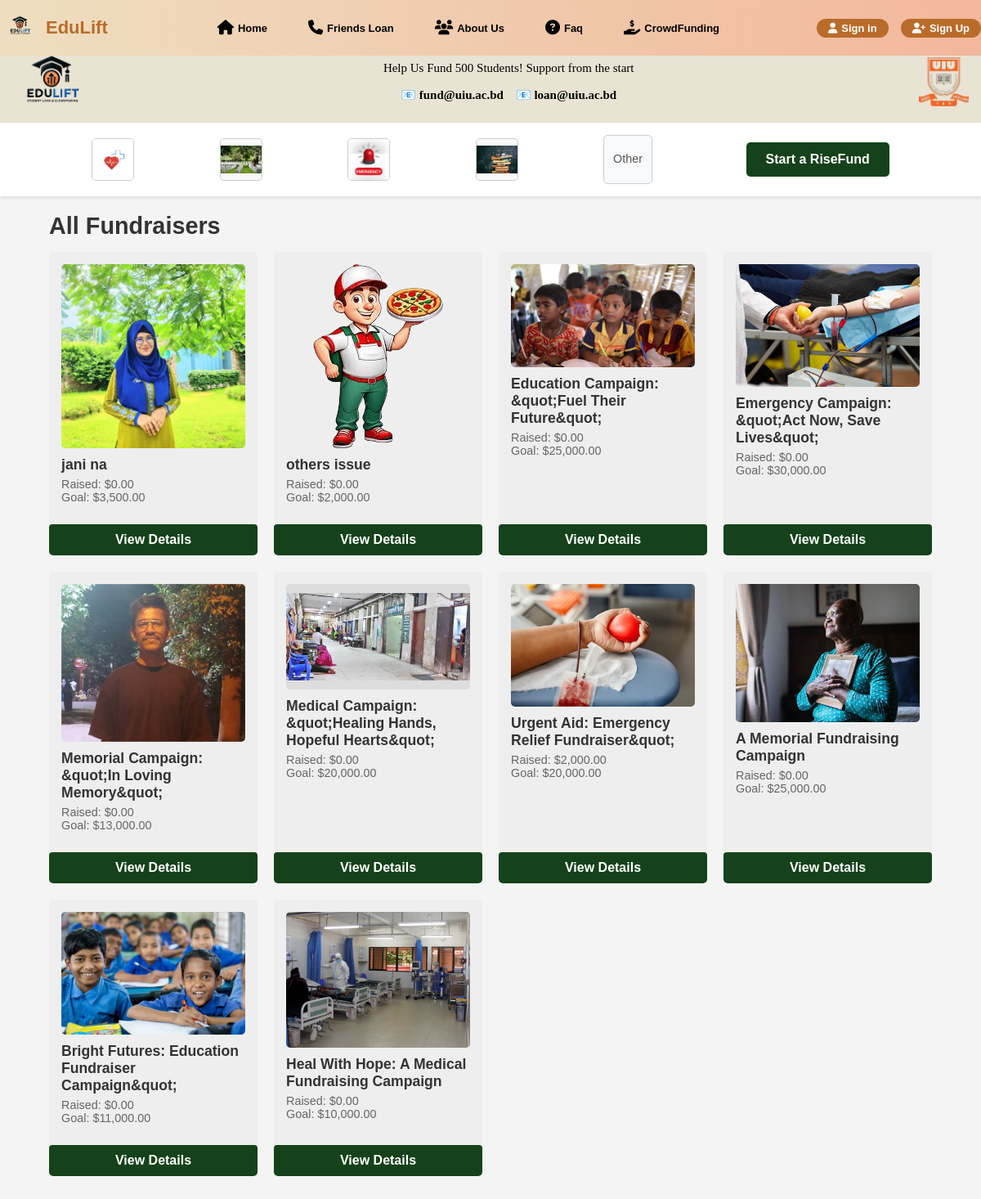
Screenshot of /index1.php with the database file from the repository.
### tables this page shows
CREATE TABLE `fundraisers` (
  `id` int(11) NOT NULL,
  `title` varchar(255) NOT NULL,
  `goal` decimal(10,2) NOT NULL,
  `description` text NOT NULL,
  `category` varchar(100) DEFAULT NULL,
  `image_path` varchar(255) DEFAULT NULL,
  `organizer_name` varchar(255) DEFAULT NULL,
  `organizer_email` varchar(255) DEFAULT NULL,
  `amount_raised` decimal(10,2) DEFAULT 0.00,
  `created_at` timestamp NOT NULL DEFAULT current_timestamp()
);

### index1.php (the view, shortened to what this page needs)
<?php
include 'db_connect.php';
$sql = "SELECT id, title, goal, amount_raised, image_path FROM fundraisers WHERE amount_raised < goal ORDER BY created_at DESC";
$result = $conn->query($sql);
$fundraisers = [];
if ($result && $result->num_rows > 0) {
    while($row = $result->fetch_assoc()) {
        $fundraisers[] = $row;
    }
}
?>
<!DOCTYPE html>
<html lang="en">
<head>
    <link rel="stylesheet" href="style.css">
    </head>
<body>
    <?php include('templates/header1.php'); ?>
    <?php include('templates/header2.php'); ?>
    <section class="icon-filter-bar">
        <div class="container icon-container">
            <a href="category.php?cat=medical" class="icon-item-link">
                <div class="icon-item">
                    <img src="medical-logo.jpg" alt="Medical Category">
                </div>
            </a>
             <a href="category.php?cat=memorial" class="icon-item-link">
                <div class="icon-item">
                     <img src="memorial.jpg" alt="Memorial Category">
                </div>
            </a>
             <a href="category.php?cat=emergency" class="icon-item-link">
                <div class="icon-item">
                     <img src="emergency.jpg" alt="Emergency Category">
                </div>
            </a>
             <a href="category.php?cat=education" class="icon-item-link">
                <div class="icon-item">
                     <img src="education.jpg" alt="Education Category">
                </div>
            </a>
             <a href="category.php?cat=other" class="icon-item-link text-icon">
                Other
            </a>
             <a href="#" class="start-fund-button" id="openStartFundModal">Start a RiseFund</a>
        </div>
    </section>
    <main class="container content-area">
        <section class="fundraiser-category">
            <h2>All Fundraisers</h2>
            <div class="fundraiser-grid">
                <?php if (count($fundraisers) > 0): ?>
                    <?php foreach ($fundraisers as $fundraiser): ?>
                        <div class="fundraiser-item">
                            <a href="fundraiser-details.php?id=<?php echo $fundraiser['id']; ?>" class="fundraiser-item-link">
                                <?php if (!empty($fundraiser['image_path']) && file_exists($fundraiser['image_path'])): ?>
                                    <img src="<?php echo htmlspecialchars($fundraiser['image_path']); ?>" alt="<?php echo htmlspecialchars($fundraiser['title']); ?>">
                                <?php else: ?>
                                    <img src="https://via.placeholder.com/300x200?text=No+Image" alt="No image available">
                                <?php endif; ?>
                                <div class="item-details">
                                    <h3><?php echo htmlspecialchars($fundraiser['title']); ?></h3>
                                    <p>Raised: $<?php echo number_format($fundraiser['amount_raised'], 2); ?></p>
                                    <p>Goal: $<?php echo number_format($fundraiser['goal'], 2); ?></p>
                                </div>
                                <a href="fundraiser-details.php?id=<?php echo $fundraiser['id']; ?>" class="view-details-button">View Details</a>
                            </a>
                        </div>
                    <?php endforeach; ?>
                <?php else: ?>
                    <p>No active fundraisers found yet. Start a campaign!</p>
                <?php endif; ?>
            </div>
        </section>
        </main>
</body>
</html>

### templates/header1.php (shortened to what this page needs)
<!DOCTYPE html>
<html lang="en">
<head>
</head>
<body>
<div class="header">
    <img src="images/edulogo.png" alt="Edulift Logo" class="logoLeft">
    <div class="text-content">
        <p>Help Us Fund 500 Students! Support from the start</p>
        <p>📧 <b>fund@uiu.ac.bd</b> &nbsp;&nbsp; 📧 <b>loan@uiu.ac.bd</b></p>
    </div>
    <img src="images/uiuLogo.png" alt="University Logo" class="logo">
</div>
</body>
</html>

### templates/header2.php (shortened to what this page needs)
<!DOCTYPE html>
<html lang="en">
<head>
    <link rel="stylesheet" href="https://cdnjs.cloudflare.com/ajax/libs/font-awesome/6.4.2/css/all.min.css">
</head>
<body>
<header>
    <nav class="navbar">
      <div class="navbar-content">
        <div class="logo">
            <img src="images/edulogo.png" alt="EduLift Logo">
            EduLift
        </div>
        <ul class="nav-links">
            <li><a href="index.php"><i class="fas fa-home"></i> Home</a></li>
            <li><a href="friendsloan.php"><i class="fas fa-phone"></i> Friends Loan</a></li>
            <li><a href="about-us.php"><i class="fas fa-users"></i> About Us</a></li>
            <li><a href="faq.php"><i class="fas fa-question-circle"></i> Faq</a></li>
            <li><a href="index1.php"><i class="fas fa-hand-holding-usd"></i> CrowdFunding</a></li>
        </ul>
        <div class="auth-buttons">
            <a href="lenderlogin.php" class="auth-btn"><i class="fas fa-user"></i> Sign in</a>
            <a href="signUp.php" class="auth-btn"><i class="fas fa-user-plus"></i> Sign Up</a>
        </div>
      </div>
    </nav>
</header>
</body>
</html>

### style.css (style rules this page uses)
body { font-family: sans-serif; margin: 0; background-color: #f4f4f4; color: #333; }
.container { width: 90%; margin: 0 auto; max-width: 1200px; }
.start-fund-button { background-color: #28a745; color: white; padding: 10px 20px; border: none; border-radius: 5px; cursor: pointer; font-size: 1em; text-decoration: none; display: inline-block; text-align: center; transition: background-color 0.3s ease; }
.icon-filter-bar { background-color: #fff; padding: 15px 0; margin-bottom: 20px; box-shadow: 0 2px 4px rgba(0, 0, 0, 0.1); }
.icon-container { display: flex; justify-content: space-around; align-items: center; }
.icon-item-link { text-decoration: none; color: inherit; display: flex; justify-content: center; align-items: center; }
.icon-item { width: 50px; height: 50px; display: flex; justify-content: center; align-items: center; border: 1px solid #ccc; border-radius: 5px; overflow: hidden; background-color: #f8f9fa; }
.icon-item img { display: block; max-width: 100%; max-height: 100%; width: auto; height: auto; object-fit: cover; }
.icon-item-link.text-icon { width: 60px; height: 60px; border: 1px solid #ccc; border-radius: 5px; background-color: #f8f9fa; font-size: 0.9em; color: #555; text-align: center; line-height: 1.2; padding: 5px; box-sizing: border-box; }
.content-area { padding-bottom: 20px; }
.fundraiser-category { margin-bottom: 30px; }
.fundraiser-category h2 { margin-top: 0; margin-bottom: 15px; font-size: 1.8em; color: #333; }
.fundraiser-grid { display: grid; grid-template-columns: repeat(auto-fit, minmax(250px, 1fr)); gap: 20px; }
.fundraiser-item { background-color: #eee; border-radius: 5px; min-height: 150px; display: flex; flex-direction: column; justify-content: center; align-items: center; color: #555; overflow: hidden; cursor: pointer; transition: box-shadow 0.3s ease; }
.fundraiser-item-link { text-decoration: none; color: inherit; display: flex; flex-direction: column; width: 100%; height: 100%; padding: 15px; box-sizing: border-box; }
.fundraiser-item-link img { max-width: 100%; height: auto; border-radius: 5px; margin-bottom: 10px; }
.item-details { width: 100%; }
.item-details h3 { margin-top: 0; margin-bottom: 5px; font-size: 1.1em; color: #333; }
.item-details p { margin: 0; font-size: 0.9em; color: #666; }
.view-details-button { display: block; width: 100%; margin-top: 10px; padding: 10px 0; background-color: #15421a; color: #fff; text-align: center; border: none; border-radius: 4px; font-weight: bold; text-decoration: none; transition: background-color 0.3s ease; }

### index1.php (style rules this page uses)
.start-fund-button { display: inline-block; padding: 12px 24px; background-color: #15421a; color: white; text-decoration: none; border-radius: 5px; font-weight: bold; transition: background-color 0.3s ease; margin-left: 10px; }

### templates/header1.php (style rules this page uses)
body { margin: 0; padding: 0; }
.header { background-color:rgb(233, 227, 211); display: flex; align-items: center; justify-content: space-between; height:100px; }
.logoLeft { padding-top:10px; height: 120px; }
.logo { height: 60px; padding-right:15px; }
.text-content { text-align: center; font-family: cursive; font-size: 15px; color: black; }
.text-content b { font-weight: bold; }

### templates/header2.php (style rules this page uses)
body { margin: 0; padding: 0; font-family: Arial, sans-serif; padding-top: 50px; }
.navbar { position: fixed; top: 0; width: 100%; z-index: 1000; background: linear-gradient(to right,rgb(238, 222, 191),rgb(243, 183, 155)); padding: 4px 0; display: flex; align-items: center; justify-content: space-between; }
.navbar-content { width: 100%; display: flex; align-items: center; justify-content: space-between; max-width: 1200px; margin: 0 auto; min-height: 48px; }
.logo { display: flex; align-items: center; gap: 10px; font-size: 22px; font-weight: bold; color: #b96c2a; }
.logo img { height: 46px; }
.nav-links { list-style: none; padding: 0; margin: 0; display: flex; justify-content: center; gap: 50px; }
.nav-links li { display: inline; }
.nav-links a { text-decoration: none; color: black; font-size: 13px; font-weight: bold; display: flex; align-items: center; gap: 5px; transition: color 0.2s; padding-top: 2px; padding-bottom: 2px; }
.nav-links a i { font-size: 18px; }
.auth-buttons { display: flex; gap: 15px; }
.auth-btn { background: #b96c2a; color: white !important; border: none; border-radius: 20px; padding: 4px 14px; font-size: 13px; font-weight: bold; cursor: pointer; text-decoration: none; display: flex; align-items: center; gap: 5px; transition: background 0.2s; }

### rows the page displays
fundraisers: image_path (picture), title "jani na", amount_raised "0.00", goal "3,500.00"
fundraisers: image_path (picture), title "others issue", amount_raised "0.00", goal "2,000.00"
fundraisers: image_path (picture), title "Education Campaign: &quot;Fuel Their Future&quot;", amount_raised "0.00", goal "25,000.00"
fundraisers: image_path (picture), title "Emergency Campaign: &quot;Act Now, Save Lives&quot;", amount_raised "0.00", goal "30,000.00"
fundraisers: image_path (picture), title "Memorial Campaign: &quot;In Loving Memory&quot;", amount_raised "0.00", goal "13,000.00"
fundraisers: image_path (picture), title "Medical Campaign: &quot;Healing Hands, Hopeful Hearts&quot;", amount_raised "0.00", goal "20,000.00"
fundraisers: image_path (picture), title "Urgent Aid: Emergency Relief Fundraiser&quot;", amount_raised "2,000.00", goal "20,000.00"
fundraisers: image_path (picture), title "A Memorial Fundraising Campaign", amount_raised "0.00", goal "25,000.00"
fundraisers: image_path (picture), title "Bright Futures: Education Fundraiser Campaign&quot;", amount_raised "0.00", goal "11,000.00"
fundraisers: image_path (picture), title "Heal With Hope: A Medical Fundraising Campaign", amount_raised "0.00", goal "10,000.00"
